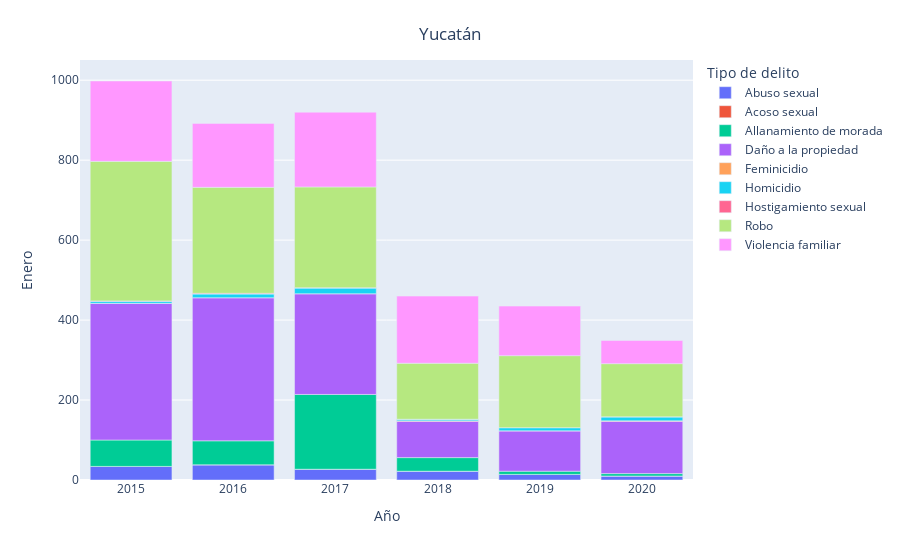

Here is the notebook cell this chart was saved with:
### Markdown cell above
# Panorama de la Yucatán en delitos

### Code cell
entidad = 'Yucatán'
mes = 'Enero'
fig = px.bar(data2[data2['Entidad'] == entidad].groupby(['Año', 'Entidad', 'Tipo de delito']).sum().reset_index()
                   ,x = 'Año', y = mes, color='Tipo de delito')
fig.update_layout(
    title={
        'text': entidad,
        'y':0.95,
        'x':0.5,
        'xanchor': 'center',
        'yanchor': 'top'})
fig.show()

### Figure 1 — Plotly figure (JSON) as saved in the notebook; plotly's stock layout.template omitted (floating-point values rounded to 4 significant figures)
{"data": [{"alignmentgroup": "True", "hovertemplate": "Tipo de delito=Abuso sexual<br>Año=%{x}<br>Enero=%{y}<extra></extra>", "legendgroup": "Abuso sexual", "marker": {"color": "#636efa"}, "name": "Abuso sexual", "offsetgroup": "Abuso sexual", "orientation": "v", "showlegend": true, "textposition": "auto", "type": "bar", "x": [2015, 2016, 2017, 2018, 2019, 2020], "xaxis": "x", "y": [34, 38, 27, 22, 14, 10], "yaxis": "y"}, {"alignmentgroup": "True", "hovertemplate": "Tipo de delito=Acoso sexual<br>Año=%{x}<br>Enero=%{y}<extra></extra>", "legendgroup": "Acoso sexual", "marker": {"color": "#EF553B"}, "name": "Acoso sexual", "offsetgroup": "Acoso sexual", "orientation": "v", "showlegend": true, "textposition": "auto", "type": "bar", "x": [2015, 2016, 2017, 2018, 2019, 2020], "xaxis": "x", "y": [0, 0, 0, 0, 0, 0], "yaxis": "y"}, {"alignmentgroup": "True", "hovertemplate": "Tipo de delito=Allanamiento de morada<br>Año=%{x}<br>Enero=%{y}<extra></extra>", "legendgroup": "Allanamiento de morada", "marker": {"color": "#00cc96"}, "name": "Allanamiento de morada", "offsetgroup": "Allanamiento de morada", "orientation": "v", "showlegend": true, "textposition": "auto", "type": "bar", "x": [2015, 2016, 2017, 2018, 2019, 2020], "xaxis": "x", "y": [66, 60, 187, 34, 8, 6], "yaxis": "y"}, {"alignmentgroup": "True", "hovertemplate": "Tipo de delito=Daño a la propiedad<br>Año=%{x}<br>Enero=%{y}<extra></extra>", "legendgroup": "Daño a la propiedad", "marker": {"color": "#ab63fa"}, "name": "Daño a la propiedad", "offsetgroup": "Daño a la propiedad", "orientation": "v", "showlegend": true, "textposition": "auto", "type": "bar", "x": [2015, 2016, 2017, 2018, 2019, 2020], "xaxis": "x", "y": [342, 358, 252, 91, 101, 131], "yaxis": "y"}, {"alignmentgroup": "True", "hovertemplate": "Tipo de delito=Feminicidio<br>Año=%{x}<br>Enero=%{y}<extra></extra>", "legendgroup": "Feminicidio", "marker": {"color": "#FFA15A"}, "name": "Feminicidio", "offsetgroup": "Feminicidio", "orientation": "v", "showlegend": true, "textposition": "auto", "type": "bar", "x": [2015, 2016, 2017, 2018, 2019, 2020], "xaxis": "x", "y": [0, 0, 0, 1, 0, 1], "yaxis": "y"}, {"alignmentgroup": "True", "hovertemplate": "Tipo de delito=Homicidio<br>Año=%{x}<br>Enero=%{y}<extra></extra>", "legendgroup": "Homicidio", "marker": {"color": "#19d3f3"}, "name": "Homicidio", "offsetgroup": "Homicidio", "orientation": "v", "showlegend": true, "textposition": "auto", "type": "bar", "x": [2015, 2016, 2017, 2018, 2019, 2020], "xaxis": "x", "y": [5, 9, 14, 4, 8, 10], "yaxis": "y"}, {"alignmentgroup": "True", "hovertemplate": "Tipo de delito=Hostigamiento sexual<br>Año=%{x}<br>Enero=%{y}<extra></extra>", "legendgroup": "Hostigamiento sexual", "marker": {"color": "#FF6692"}, "name": "Hostigamiento sexual", "offsetgroup": "Hostigamiento sexual", "orientation": "v", "showlegend": true, "textposition": "auto", "type": "bar", "x": [2015, 2016, 2017, 2018, 2019, 2020], "xaxis": "x", "y": [1, 2, 1, 0, 0, 0], "yaxis": "y"}, {"alignmentgroup": "True", "hovertemplate": "Tipo de delito=Robo<br>Año=%{x}<br>Enero=%{y}<extra></extra>", "legendgroup": "Robo", "marker": {"color": "#B6E880"}, "name": "Robo", "offsetgroup": "Robo", "orientation": "v", "showlegend": true, "textposition": "auto", "type": "bar", "x": [2015, 2016, 2017, 2018, 2019, 2020], "xaxis": "x", "y": [349, 265, 252, 140, 180, 133], "yaxis": "y"}, {"alignmentgroup": "True", "hovertemplate": "Tipo de delito=Violencia familiar<br>Año=%{x}<br>Enero=%{y}<extra></extra>", "legendgroup": "Violencia familiar", "marker": {"color": "#FF97FF"}, "name": "Violencia familiar", "offsetgroup": "Violencia familiar", "orientation": "v", "showlegend": true, "textposition": "auto", "type": "bar", "x": [2015, 2016, 2017, 2018, 2019, 2020], "xaxis": "x", "y": [201, 160, 187, 168, 124, 58], "yaxis": "y"}], "layout": {"barmode": "relative", "legend": {"title": {"text": "Tipo de delito"}, "tracegroupgap": 0}, "margin": {"t": 60}, "title": {"text": "Yucatán", "x": 0.5, "xanchor": "center", "y": 0.95, "yanchor": "top"}, "xaxis": {"anchor": "y", "domain": [0, 1], "title": {"text": "Año"}}, "yaxis": {"anchor": "x", "domain": [0, 1], "title": {"text": "Enero"}}}}
